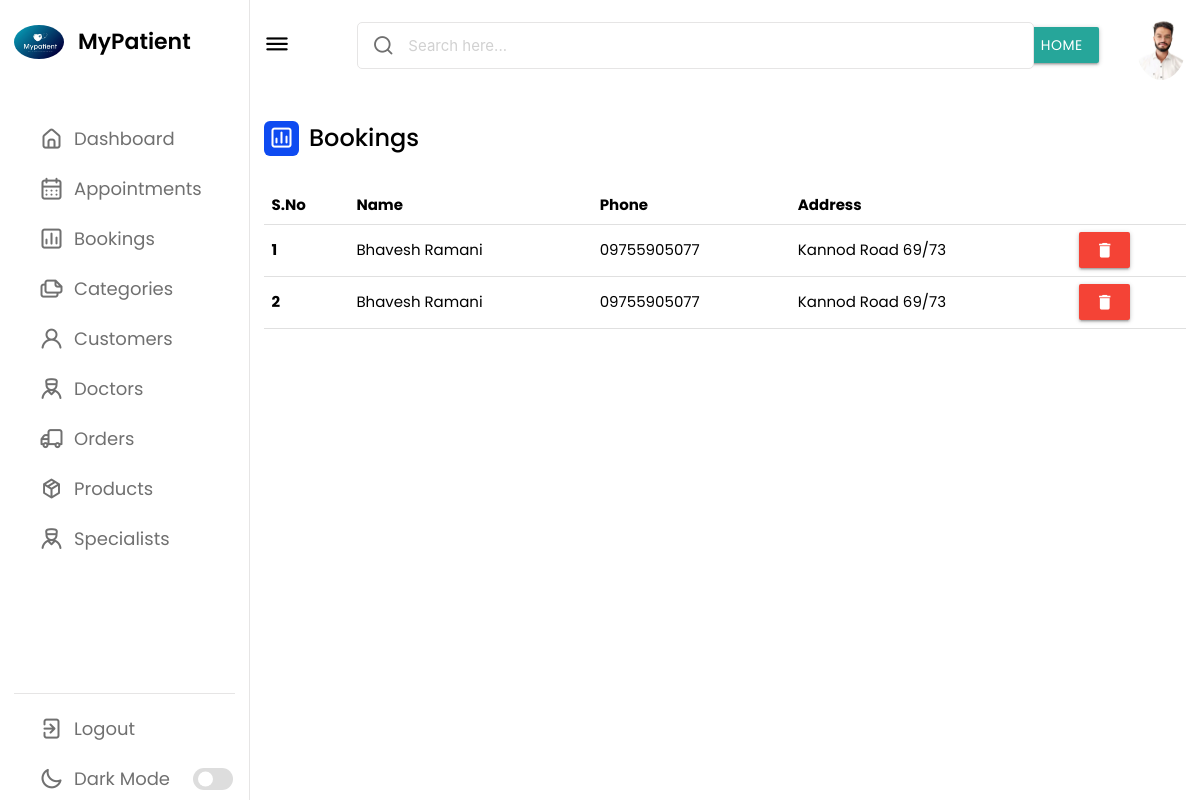
/adminbooking/, run on an earlier commit of the app's database.
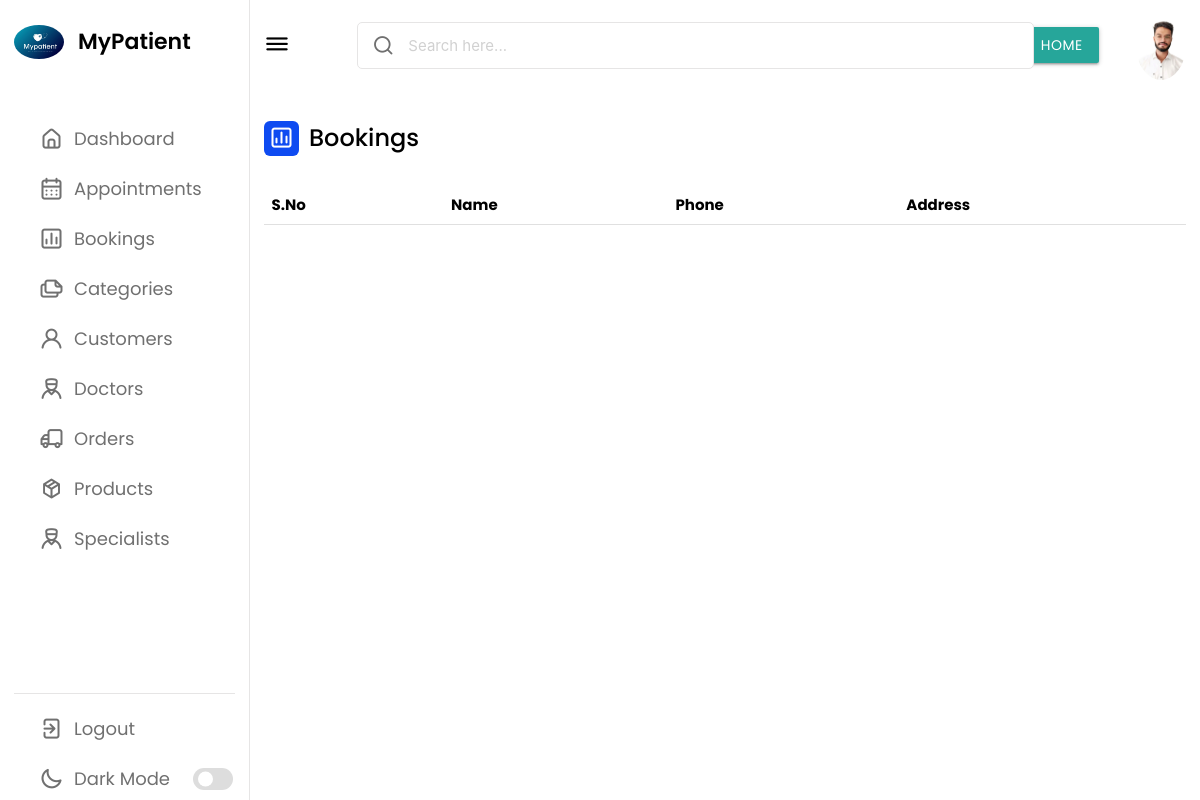
And on a later commit of the database.
### minor/models.py (models this page shows, shortened)
class Booking(models.Model):
    name = models.CharField(max_length=100)
    phone = models.CharField(max_length=15)
    address = models.TextField()
    latitude = models.DecimalField(max_digits=9, decimal_places=6, null=True, blank=True)
    longitude = models.DecimalField(max_digits=9, decimal_places=6, null=True, blank=True)
    timestamp = models.DateTimeField(auto_now_add=True)

### minor/views.py (the view)
# urls.py: path('adminbooking/', adminbooking, name='adminbooking'),
def adminbooking(request):
    objs2 = Booking.objects.all()
    return render(request, 'adminbooking.html', {'objs2' : objs2})

### minor/templates/adminbooking.html (shortened to what the changed rows need)
<!DOCTYPE html>
<html lang="en">
  <head>
    <link rel="stylesheet" href="https://cdn.jsdelivr.net/npm/bootstrap@5.3.3/dist/css/bootstrap.rtl.min.css">
    <link
    rel="stylesheet"
    href="https://cdnjs.cloudflare.com/ajax/libs/materialize/1.0.0/css/materialize.min.css"
  />
    {% load static %}
    <link rel="stylesheet" href="{% static 'dashboard.css'%}" />
    <link
      rel="stylesheet"
      href="https://unicons.iconscout.com/release/v4.0.0/css/line.css"
    />
  </head>
  <body>
    <section class="dashboard">
      <div class="dash-content">
        <div class="overview">
          <div class="boxes">
            <table class="table">
                <thead class="thead-dark">
                  <tr>
                    <th scope="col">S.No</th>
                    <th scope="col">Name</th>
                    <th scope="col">Phone</th>
                    <th scope="col">Address</th>
                  </tr>
                </thead>
                <tbody>
                    {% for obj in objs2%}
                  <tr>
                    <th>{{ forloop.counter }}</th>
                    <td>{{obj.name}}</td>
                    <td>{{obj.phone}}</td>
                    <td>{{obj.address}}</td>
                    <td>
                        <a href="{% url 'delete_booking' obj.id %}" class="waves-effect red waves-light btn"> <i class="material-icons">delete</i></a>
                    </td>
                  </tr>
                  {% endfor %}
                </tbody>
              </table>
    </section>
  </body>
</html>

What changed in the data, as far as the page shows it:
removed Booking: name "Bhavesh Ramani", phone "09755905077", address "Kannod Road 69/73"
removed Booking: name "Bhavesh Ramani", phone "09755905077", address "Kannod Road 69/73"
